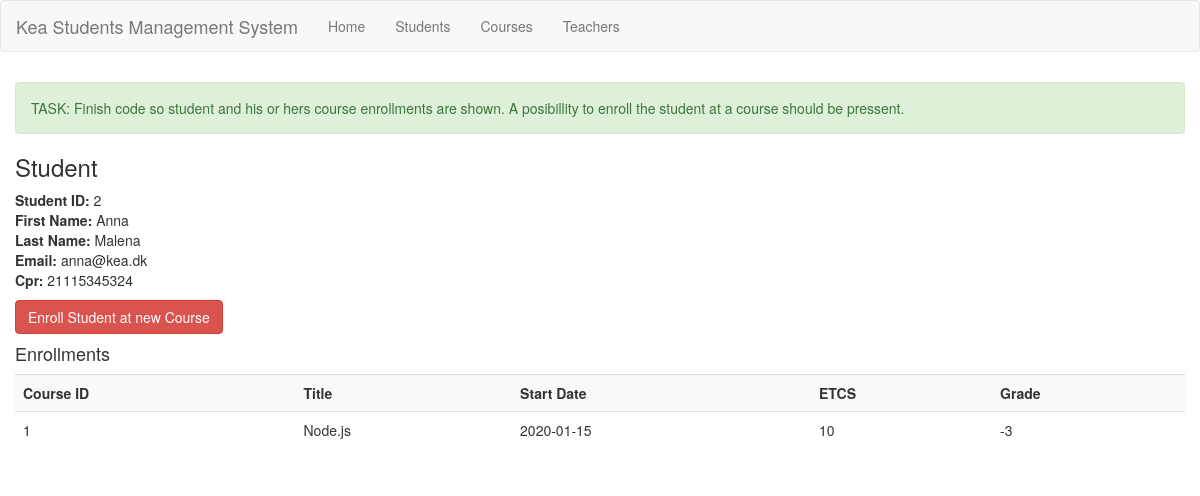
Page /view_student.php?id=2 on the committed database.
### tables this page shows
CREATE TABLE `courses_students` (
  `fk_courses` int(11) NOT NULL,
  `fk_students` int(11) NOT NULL,
  `grade` int(11) DEFAULT NULL
);

CREATE TABLE `students` (
  `students_id` int(11) NOT NULL,
  `first_name` varchar(50) DEFAULT NULL,
  `last_name` varchar(50) DEFAULT NULL,
  `email` varchar(50) DEFAULT NULL,
  `cpr` varchar(50) DEFAULT NULL
);

CREATE TABLE `courses` (
  `courses_id` int(11) NOT NULL,
  `title` varchar(50) DEFAULT NULL,
  `start_date` date DEFAULT NULL,
  `ETCS` int(11) DEFAULT NULL,
  `fk_teacher` int(11) DEFAULT NULL
);

### includes/Students_class.php (called while the page is built, shortened)
<?php
require_once("connection.php");
class Students
{
    function get_student_and_enrollments($id)
    {
        $db = new DB();
        $con = $db->connect();
        if ($con) {
            $results = array();
            $stmt = $con->prepare("CALL GetStudentsAndEnrollments(:id)
            -- SELECT students.*, courses.*, courses_students.grade FROM students" .
                " LEFT JOIN courses_students ON students.students_id = courses_students.fk_students" .
                " LEFT JOIN courses ON courses.courses_id = courses_students.fk_courses" .
                " WHERE students.students_id = :id");
            $stmt->bindParam(':id', $id);
            $stmt->execute();
            while ($row = $stmt->fetch()) {
                $results[] = [$row["students_id"], $row["first_name"], $row["last_name"], $row["email"], $row["cpr"], $row["courses_id"], $row["title"], $row["start_date"], $row["ETCS"], $row["grade"]];
            }
            return $results;
        } else { }
    }
}

### includes/connection.php (called while the page is built, shortened)
<?php
    class DB {
        public function connect() {
            $server = 'localhost';
            $db = 'kea_students';
            $user = 'root';
            $pwd = '';
            $DSN = 'mysql:host=' . $server . ';dbname=' . $db . ';charset=utf8';
            $options = [
                PDO::ATTR_ERRMODE            => PDO::ERRMODE_EXCEPTION,
                PDO::ATTR_DEFAULT_FETCH_MODE => PDO::FETCH_ASSOC,
                PDO::ATTR_EMULATE_PREPARES   => false,
            ];
            try {
                $connections_to_db = new PDO($DSN, $user, $pwd, $options);
            } catch (PDOException $e) {
                echo 'Connection unsuccessful';
                die('Connection unsuccessful: ' . $connections_to_db->connect_error());
                exit();
            }
            return($connections_to_db);
        }
    }

### view_student.php (the view)
<!DOCTYPE html>
<html lang="en">
<?php
require_once(dirname(__FILE__) . '/includes/header.php');
require_once(dirname(__FILE__) . '/includes/Students_class.php');
$students = new Students();
$result = $students->get_student_and_enrollments($_GET["id"]);
?>
<body>
    <?php
    require_once(dirname(__FILE__) . '/includes/menu.php');
    ?>
    <div class="container">
        <div class="row top-buffer">
            <div class="alert alert-success">TASK: Finish code so student and his or hers course enrollments are shown. A posibillity to enroll the student at a course should be pressent. </div>
            <h3>Student</h3>
            <?php
            $student = $result[0];
            echo "<div><b>Student ID: </b> " . $student[0] . "</div>";
            echo "<div><b>First Name: </b>" . $student[1] . "</div>";
            echo "<div><b>Last Name: </b>" . $student[2] . "</div>";
            echo "<div><b>Email: </b>" . $student[3] . "</div>";
            echo "<div><b>Cpr: </b>" . $student[4] . "</div>";
            ?>
            <div class="top-buffer">
                <?php echo "<a class='btn btn-danger' href='enroll_student.php?id=" . $student[0] . "'>Enroll Student at new Course</a>" ?>
            </div>
            <h4>Enrollments</h4>
            <table class="table table-striped">
                <tr>
                    <th>Course ID</th>
                    <th>Title</th>
                    <th>Start Date</th>
                    <th>ETCS</th>
                    <th>Grade</th>
                </tr>
                <?php
                foreach ($result as $val) {
                    echo "<tr>";
                    echo "<td>" . $val[5] . "</td>";
                    echo "<td>" . $val[6] . "</td>";
                    echo "<td>" . $val[7] . "</td>";
                    echo "<td>" . $val[8] . "</td>";
                    if ($val[5] != null & $val[9] == null) {
                        echo "<td><a class='btn btn-primary' href='grade_student.php?sid=" . $val[0] . "&cid=" . $val[5] . "'>Grade Student</a></td>";
                    } else {
                        echo "<td>" . $val[9] . "</td>";
                    }
                    echo "</tr>";
                }
                ?>
            </table>
        </div>
    </div>
</body>
</html>

### css/app.css (style rules this page uses)
.top-buffer { margin-top:10px; }

### rows in the picture
courses_students: fk_students.students_id "2", fk_students.first_name "Anna", fk_students.last_name "Malena", fk_students.email "anna@kea.dk", fk_students.cpr "21115345324", fk_courses.courses_id "1", fk_courses.title "Node.js", fk_courses.start_date "2020-01-15", fk_courses.ETCS "10", grade "-3"
